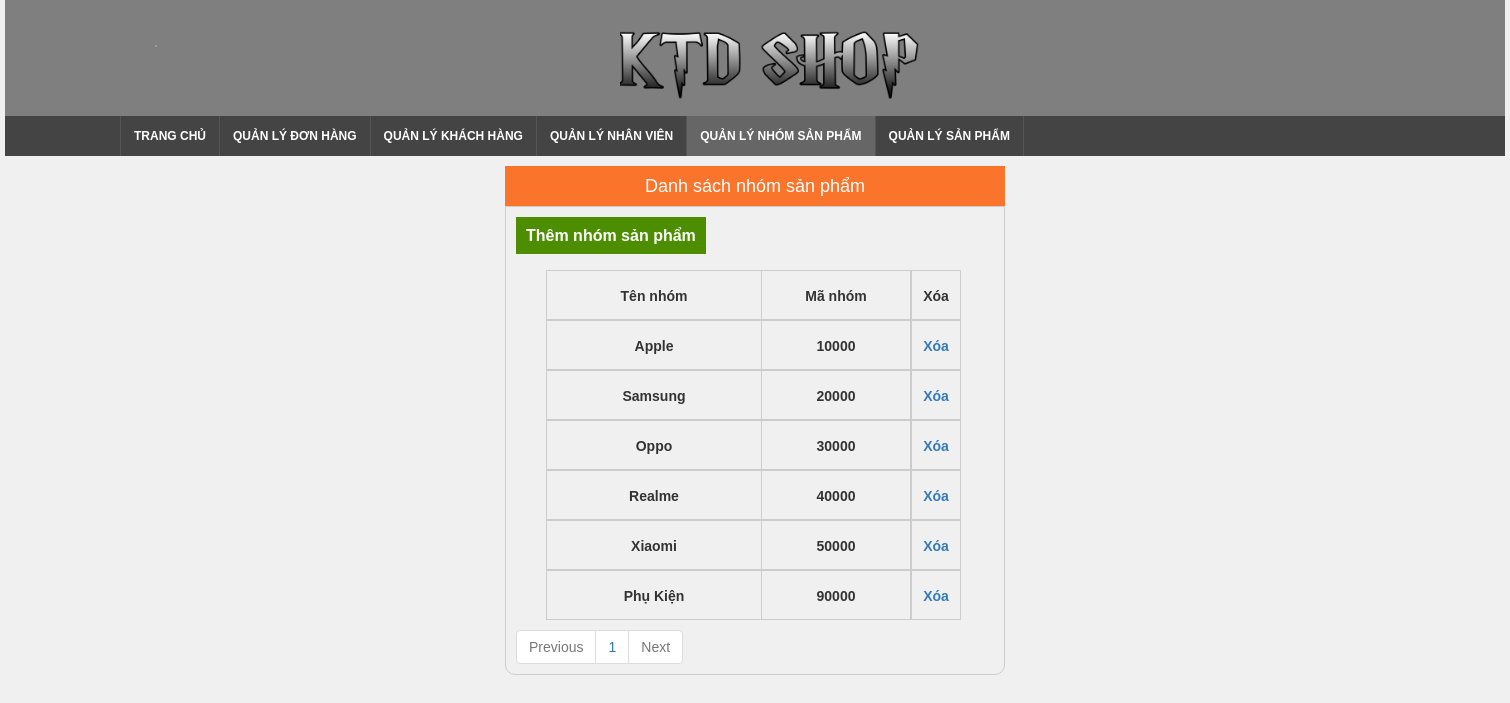
Screenshot of /admin/gr_listing.php (signed in) with the database file from the repository.
### tables this page shows
CREATE TABLE `nhomhanghoa` (
  `manhom` varchar(5) NOT NULL,
  `tennhom` varchar(50) NOT NULL
);

### admin/gr_listing.php (the view, shortened to what this page needs)
<!DOCTYPE html>
<html>
<head>
    <link rel="stylesheet" href="https://maxcdn.bootstrapcdn.com/bootstrap/3.3.7/css/bootstrap.min.css">
    <link rel="stylesheet" type="text/css" href="../font-awesome/css/font-awesome.min.css">
    <link rel="stylesheet" type="text/css" href="../css/bootstrap.min.css">
    <link rel="stylesheet" type="text/css" href="./css/admin_style.css">
    <link rel="stylesheet" type="text/css" href="../css/css.css">
</head>
<?php
include '../conn.php';
$item_per_page = !empty($_GET['per_page'])?$_GET['per_page']:8;
$current_page = !empty($_GET['page'])?$_GET['page']:1;
$offset = ($current_page - 1) * $item_per_page;
$products = mysqli_query($conn, "SELECT * FROM nhomhanghoa LIMIT " . $item_per_page . " OFFSET " . $offset);
?>
<body>
    <?php include ('includes/header.php') ?>
    <div id="menunav">
        <div class="container">
            <nav>
                <ul class="menu-main" style="margin-left: -50px;">
                    <li>
                        <a href="index.php" style="border-left: 1px solid #555;">Trang chủ</a>
                    </li>
                    <li>
                        <a href="order_listing.php">Quản lý đơn hàng</a>
                    </li>
                    <li>
                        <a href="./kh_listing.php">Quản lý khách hàng</a>
                    </li>
                    <li>
                        <a href="./user_listing.php"  >Quản lý nhân viên</a>
                    </li>
                    <li>
                        <a href="./gr_listing.php" style="background-color: #666;">Quản lý nhóm sản phẩm</a>
                    </li>
                    <li>
                        <a href="./product_listing.php">Quản lý sản phẩm</a>
                    </li>
                </ul>
            </nav>
        </div>
    </div>
<?php if (!empty($_SESSION['current_admin'])) { ?>
<div class="main-content" style="width: 500px;">
    <h1 style="text-align: center;">Danh sách nhóm sản phẩm</h1>
    <div class="product-items">
        <div class="buttons">
            <a href="./gr_create.php">Thêm nhóm sản phẩm</a>
        </div>
        <table style="margin-left: 30px">
            <tr>
                <th><div class="product-prop product-name">Tên nhóm</div></th>
                <th><div class="product-prop product-right">Mã nhóm</div></th>
                <th><div class="product-prop product-button">Xóa</div></th>
            </tr>
             <?php while ($row = mysqli_fetch_array($products)) { ?>
            <tr>
                <th><div class="product-prop product-name"><?= $row['tennhom'] ?></div></th>
                <th><div class="product-prop product-right"><?= $row['manhom'] ?></div></th>
                <th><div class="product-prop product-button">
                        <a href="./gr_delete.php?id=<?= $row['manhom'] ?>">Xóa</a>
                    </div></th>
            </tr>
            <?php } ?>
        </table>
        <?php
        include './pagination.php';
        ?>
    </div>
</div>
<?php } ?>
</body>
</html>

### admin/css/admin_style.css (style rules this page uses)
body { font-family: arial; padding: 0; font-size: 14px; background-color: #f0f0f0; margin: 0 10px; width: 1500px; }
* { padding: 0; box-sizing: border-box; }
ol,ul,p { margin: 0; list-style: none; }
h1 { text-align: center; }
.product-items { padding: 10px; border: 1px solid #ccc; border-radius: 0 0 10px 10px; }
.product-prop { float: right; border: 1px solid #ccc; line-height: 50px; height: 50px; padding: 0 10px; }
.product-button { float: right; border-right: 1px solid #ccc; padding: 0 10px; width: 50px; text-align: center; }
.product-right { width: 150px; text-align: center; }
.buttons { font-weight: bold; font-size: 16px; margin-bottom: 15px; line-height: 38px; }
.buttons a { color: #FFF; padding: 10px; background: #4c8e00; }
a { text-decoration: none; }
.main-content { margin: 10px auto; width: 1500px; }
.main-content h1 { margin: 0; text-align: left; background: #FA742B;; color: #fff; font-size: 18px; font-weight: normal; line-height: 40px; padding: 0 10px; }
.product-name { padding-left: 10px; border-right: 0; float: left; width: 215px; text-align: center; }

### css/css.css (style rules this page uses)
* { padding: 0; box-sizing: border-box; }
body { background-color: #f0f0f0; margin: 0 auto; }
.container { padding: 0px; }
ol,ul,p { margin: 0; list-style: none; }
#menunav { background-color: #444; min-height: 40px; margin-top: -15px; }
.menu-main li { float: left; }
.menu-main > li > a, .home a { color: white; font-weight:bold; background: #444; line-height: 40px; text-transform: uppercase; font-size: 12px; border-right: 1px solid #555; }
.menu-main > li > a { padding: 13px; }

### rows the page displays
nhomhanghoa: tennhom "Apple", manhom "10000"
nhomhanghoa: tennhom "Samsung", manhom "20000"
nhomhanghoa: tennhom "Oppo", manhom "30000"
nhomhanghoa: tennhom "Realme", manhom "40000"
nhomhanghoa: tennhom "Xiaomi", manhom "50000"
nhomhanghoa: tennhom "Phụ Kiện", manhom "90000"
